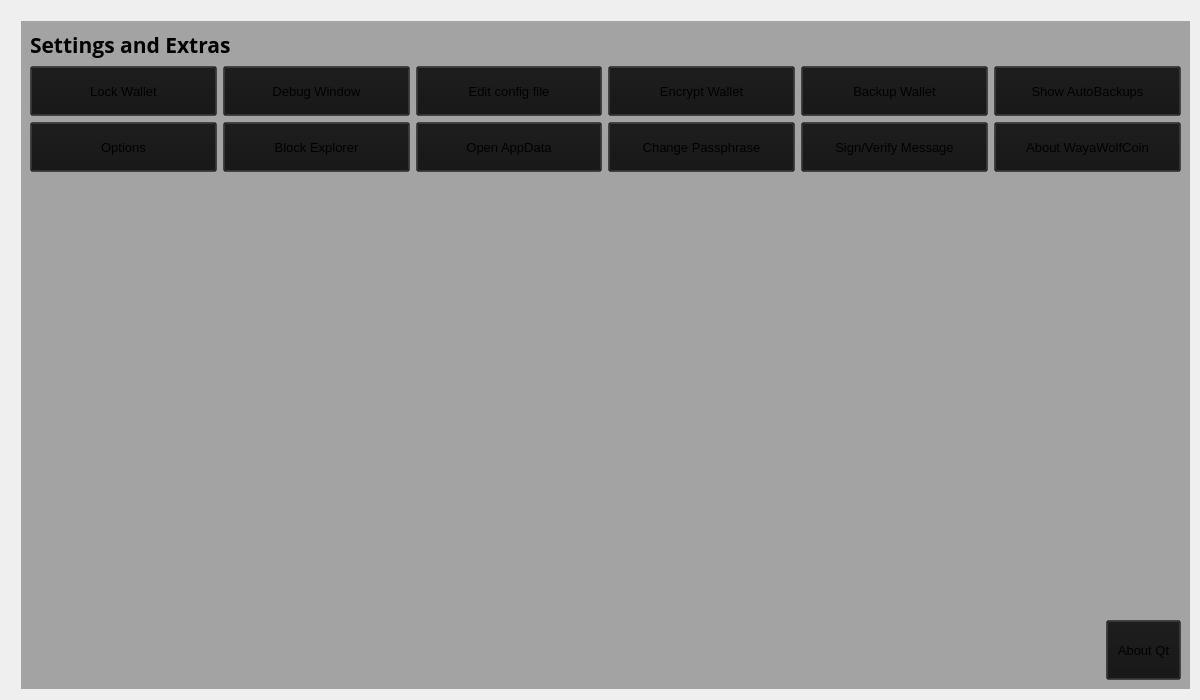
<?xml version="1.0" encoding="UTF-8"?>
<ui version="4.0">
 <class>SettingsPage</class>
 <widget class="QWidget" name="SettingsPage">
  <property name="windowModality">
   <enum>Qt::NonModal</enum>
  </property>
  <property name="enabled">
   <bool>true</bool>
  </property>
  <property name="geometry">
   <rect>
    <x>0</x>
    <y>0</y>
    <width>1200</width>
    <height>700</height>
   </rect>
  </property>
  <property name="sizePolicy">
   <sizepolicy hsizetype="Expanding" vsizetype="Expanding">
    <horstretch>0</horstretch>
    <verstretch>0</verstretch>
   </sizepolicy>
  </property>
  <property name="minimumSize">
   <size>
    <width>0</width>
    <height>0</height>
   </size>
  </property>
  <property name="acceptDrops">
   <bool>false</bool>
  </property>
  <property name="windowTitle">
   <string>Form</string>
  </property>
  <property name="styleSheet">
   <string notr="true"/>
  </property>
  <layout class="QGridLayout">
   <property name="sizeConstraint">
    <enum>QLayout::SetMaximumSize</enum>
   </property>
   <property name="leftMargin">
    <number>21</number>
   </property>
   <property name="topMargin">
    <number>21</number>
   </property>
   <property name="rightMargin">
    <number>10</number>
   </property>
   <item row="1" column="0">
    <widget class="QWidget" name="widget" native="true">
     <property name="sizePolicy">
      <sizepolicy hsizetype="Expanding" vsizetype="Expanding">
       <horstretch>0</horstretch>
       <verstretch>0</verstretch>
      </sizepolicy>
     </property>
     <property name="styleSheet">
      <string notr="true">background: transparent;
background-color: rgb(20, 20, 20, 0.35);
</string>
     </property>
     <layout class="QGridLayout" name="gridLayout01">
      <item row="2" column="0">
       <layout class="QHBoxLayout" name="horizontalLayout_3">
        <item>
         <widget class="QPushButton" name="options">
          <property name="minimumSize">
           <size>
            <width>0</width>
            <height>50</height>
           </size>
          </property>
          <property name="font">
           <font>
            <pointsize>10</pointsize>
           </font>
          </property>
          <property name="text">
           <string>Options</string>
          </property>
         </widget>
        </item>
        <item>
         <widget class="QPushButton" name="blockexplorer">
          <property name="minimumSize">
           <size>
            <width>0</width>
            <height>50</height>
           </size>
          </property>
          <property name="font">
           <font>
            <pointsize>10</pointsize>
           </font>
          </property>
          <property name="text">
           <string>Block Explorer</string>
          </property>
         </widget>
        </item>
        <item>
         <widget class="QPushButton" name="open_datafolder">
          <property name="minimumSize">
           <size>
            <width>0</width>
            <height>50</height>
           </size>
          </property>
          <property name="font">
           <font>
            <pointsize>10</pointsize>
           </font>
          </property>
          <property name="text">
           <string>Open AppData</string>
          </property>
         </widget>
        </item>
        <item>
         <widget class="QPushButton" name="changepassphrase">
          <property name="minimumSize">
           <size>
            <width>0</width>
            <height>50</height>
           </size>
          </property>
          <property name="font">
           <font>
            <pointsize>10</pointsize>
           </font>
          </property>
          <property name="text">
           <string>Change Passphrase</string>
          </property>
         </widget>
        </item>
        <item>
         <widget class="QPushButton" name="signmesage">
          <property name="minimumSize">
           <size>
            <width>0</width>
            <height>50</height>
           </size>
          </property>
          <property name="font">
           <font>
            <pointsize>10</pointsize>
           </font>
          </property>
          <property name="text">
           <string>Sign/Verify Message</string>
          </property>
         </widget>
        </item>
        <item>
         <widget class="QPushButton" name="aboutcoin">
          <property name="minimumSize">
           <size>
            <width>0</width>
            <height>50</height>
           </size>
          </property>
          <property name="font">
           <font>
            <pointsize>10</pointsize>
           </font>
          </property>
          <property name="text">
           <string>About WayaWolfCoin</string>
          </property>
         </widget>
        </item>
       </layout>
      </item>
      <item row="6" column="0">
       <layout class="QHBoxLayout" name="horizontalLayout_5">
        <property name="bottomMargin">
         <number>0</number>
        </property>
        <item>
         <spacer name="horizontalSpacer">
          <property name="orientation">
           <enum>Qt::Horizontal</enum>
          </property>
          <property name="sizeHint" stdset="0">
           <size>
            <width>40</width>
            <height>20</height>
           </size>
          </property>
         </spacer>
        </item>
        <item>
         <widget class="QPushButton" name="aboutqt">
          <property name="minimumSize">
           <size>
            <width>60</width>
            <height>60</height>
           </size>
          </property>
          <property name="maximumSize">
           <size>
            <width>75</width>
            <height>16777215</height>
           </size>
          </property>
          <property name="font">
           <font>
            <pointsize>10</pointsize>
           </font>
          </property>
          <property name="text">
           <string>About Qt</string>
          </property>
         </widget>
        </item>
       </layout>
      </item>
      <item row="0" column="0">
       <layout class="QHBoxLayout" name="horizontalLayout_4">
        <property name="spacing">
         <number>7</number>
        </property>
        <item>
         <widget class="QLabel" name="label_5">
          <property name="font">
           <font>
            <family>Open Sans,sans-serif</family>
            <pointsize>16</pointsize>
            <weight>75</weight>
            <bold>true</bold>
           </font>
          </property>
          <property name="styleSheet">
           <string notr="true">background: transparent;</string>
          </property>
          <property name="text">
           <string>Settings and Extras</string>
          </property>
         </widget>
        </item>
        <item>
         <spacer name="horizontalSpacer_2">
          <property name="orientation">
           <enum>Qt::Horizontal</enum>
          </property>
          <property name="sizeHint" stdset="0">
           <size>
            <width>40</width>
            <height>20</height>
           </size>
          </property>
         </spacer>
        </item>
       </layout>
      </item>
      <item row="1" column="0">
       <layout class="QHBoxLayout" name="horizontalLayout_2">
        <item>
         <widget class="QPushButton" name="lockwallet">
          <property name="minimumSize">
           <size>
            <width>0</width>
            <height>50</height>
           </size>
          </property>
          <property name="font">
           <font>
            <pointsize>10</pointsize>
           </font>
          </property>
          <property name="text">
           <string>Lock Wallet</string>
          </property>
         </widget>
        </item>
        <item>
         <widget class="QPushButton" name="debugwindow">
          <property name="minimumSize">
           <size>
            <width>0</width>
            <height>50</height>
           </size>
          </property>
          <property name="font">
           <font>
            <pointsize>10</pointsize>
           </font>
          </property>
          <property name="text">
           <string>Debug Window</string>
          </property>
         </widget>
        </item>
        <item>
         <widget class="QPushButton" name="editconf">
          <property name="minimumSize">
           <size>
            <width>0</width>
            <height>50</height>
           </size>
          </property>
          <property name="font">
           <font>
            <pointsize>10</pointsize>
           </font>
          </property>
          <property name="text">
           <string>Edit config file</string>
          </property>
         </widget>
        </item>
        <item>
         <widget class="QPushButton" name="encryptwallet">
          <property name="minimumSize">
           <size>
            <width>0</width>
            <height>50</height>
           </size>
          </property>
          <property name="font">
           <font>
            <pointsize>10</pointsize>
           </font>
          </property>
          <property name="text">
           <string>Encrypt Wallet</string>
          </property>
         </widget>
        </item>
        <item>
         <widget class="QPushButton" name="backupwallet">
          <property name="minimumSize">
           <size>
            <width>0</width>
            <height>50</height>
           </size>
          </property>
          <property name="font">
           <font>
            <pointsize>10</pointsize>
           </font>
          </property>
          <property name="text">
           <string>Backup Wallet</string>
          </property>
         </widget>
        </item>
        <item>
         <widget class="QPushButton" name="show_autobackups">
          <property name="minimumSize">
           <size>
            <width>0</width>
            <height>50</height>
           </size>
          </property>
          <property name="font">
           <font>
            <pointsize>10</pointsize>
           </font>
          </property>
          <property name="text">
           <string>Show AutoBackups</string>
          </property>
         </widget>
        </item>
       </layout>
      </item>
      <item row="3" column="0">
       <spacer name="verticalSpacer">
        <property name="orientation">
         <enum>Qt::Vertical</enum>
        </property>
        <property name="sizeHint" stdset="0">
         <size>
          <width>20</width>
          <height>40</height>
         </size>
        </property>
       </spacer>
      </item>
     </layout>
    </widget>
   </item>
  </layout>
 </widget>
 <resources/>
 <connections/>
</ui>
